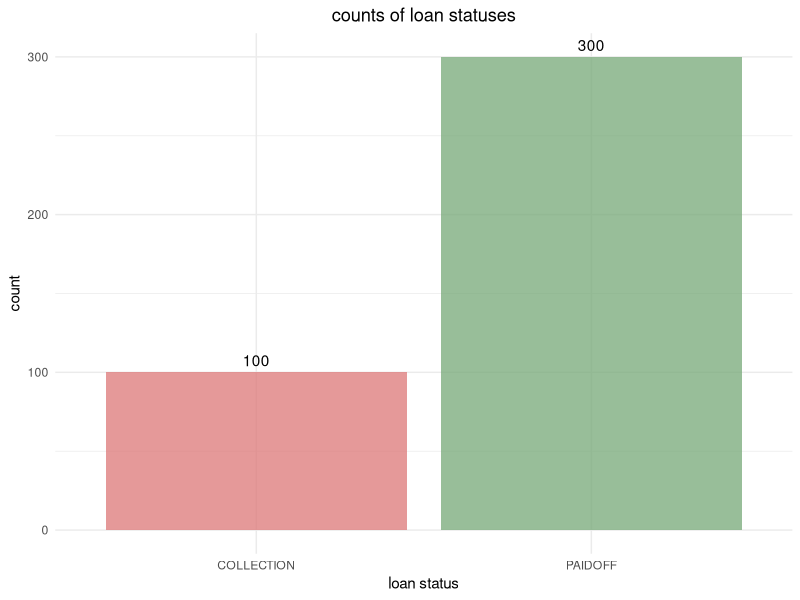
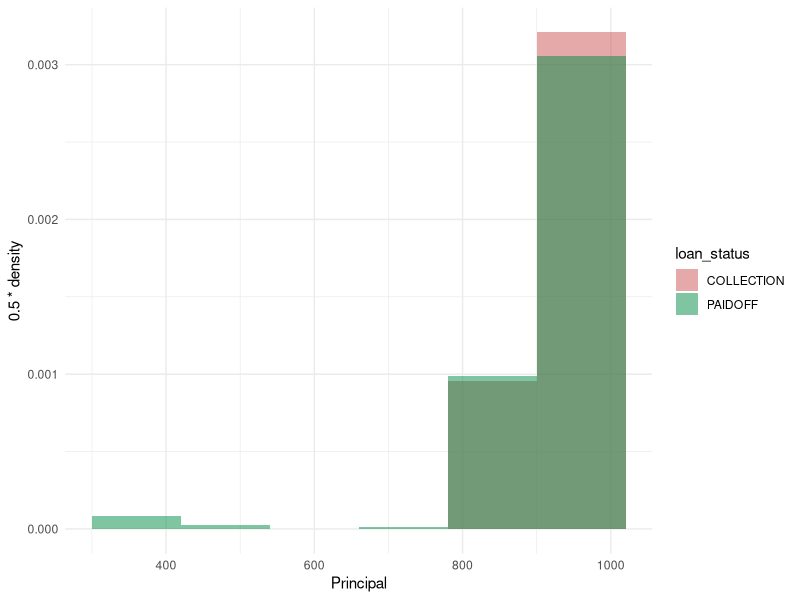
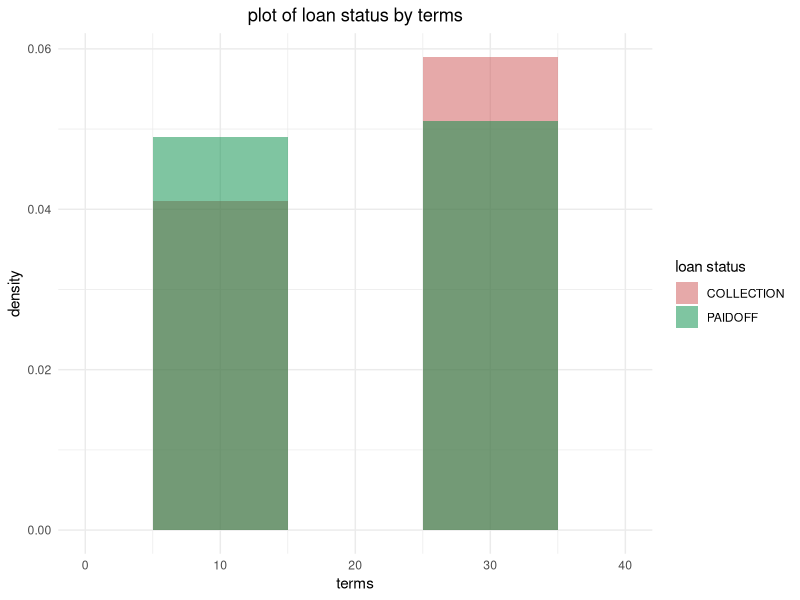
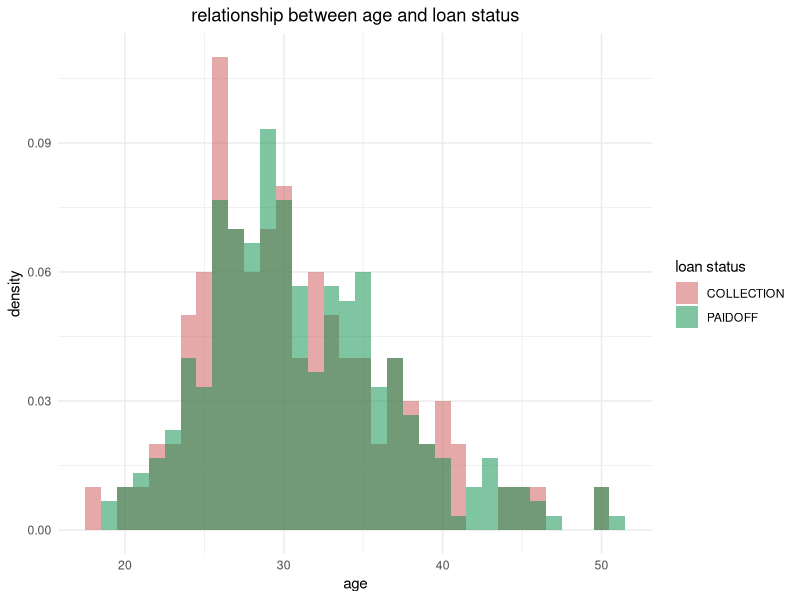
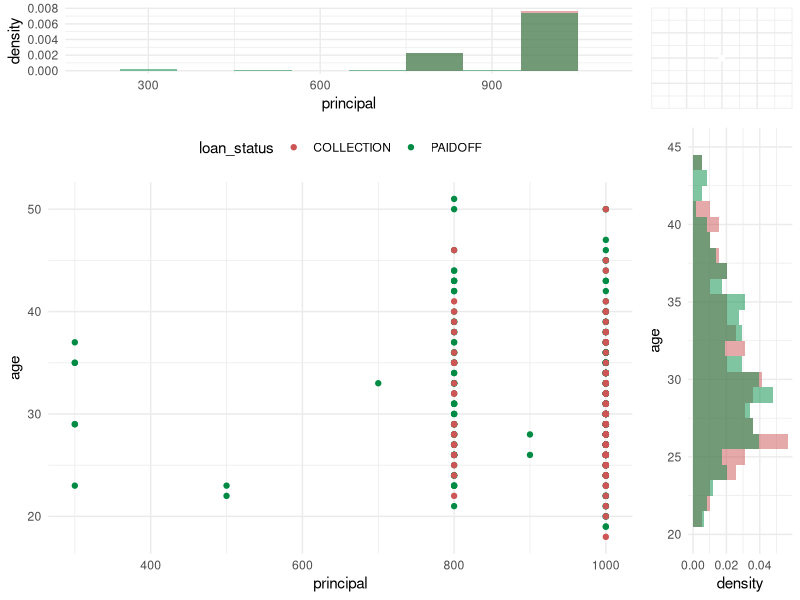
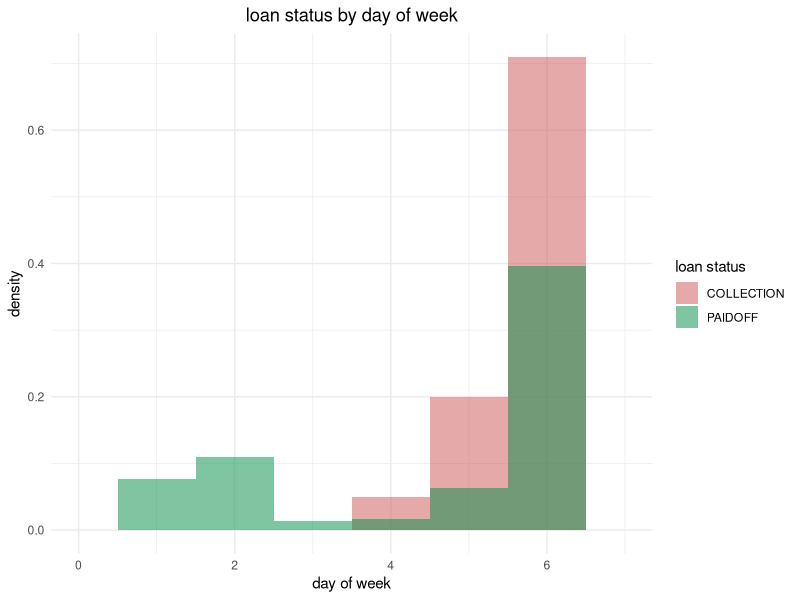
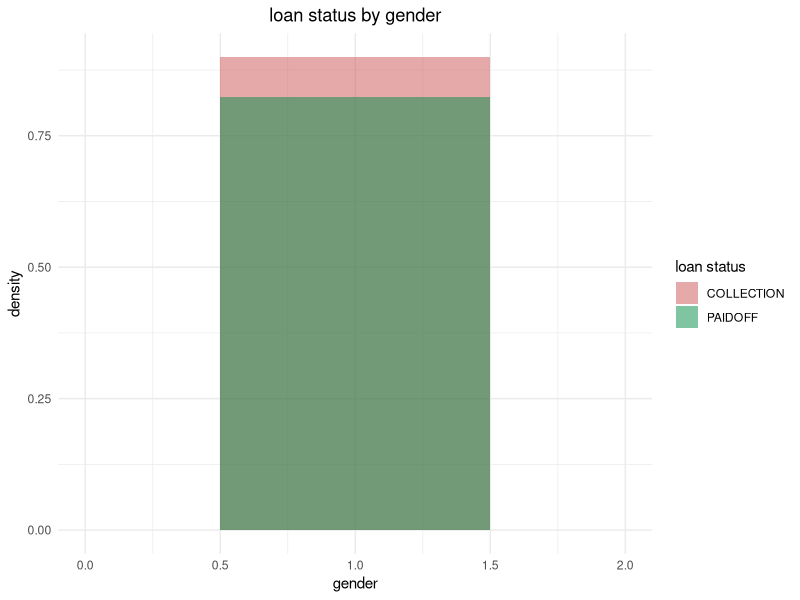

Source code (R) for these figures, in order:
## ---- chunk 1
library(tidyverse)
library(class)
library(VGAM)
library(gridExtra)
theme_set(theme_minimal())
options(scipen = 999)
## ---- chunk 2
df = read_csv("loan_data.csv", col_types = cols())
head(df)
## ---- chunk 3
df |>
  count(loan_status) |>
  ggplot(aes(loan_status, n)) +
  geom_col(aes(fill = loan_status), alpha = 0.75) +
  geom_text(aes(label = n), vjust = -0.5) +
  scale_fill_manual(values = c("#DC7777", "#76A877")) +
  labs(x = "loan status", y = "count",
       title = "counts of loan statuses") +
  theme(plot.title = element_text(hjust = 0.5),
        legend.position = "none")
## ---- chunk 4
df |>
  ggplot(aes(Principal)) +
  geom_histogram(aes(fill = loan_status, y = 0.5 * ..density..),
                 binwidth = 120, alpha = 0.5, position = "identity") +
  scale_fill_manual(values = c("indianred3", "springgreen4"))
  labs(x = "principal", y = "density", fill = "loan status",
       title = "histogram of principal by loan status") +
  theme(plot.title = element_text(hjust = 0.5))
## ---- chunk 5
df |>
  ggplot(aes(terms)) +
  geom_histogram(aes(fill = loan_status, y = 1 * ..density..),
                 binwidth = 10, alpha = 0.5, position = "identity") +
  scale_fill_manual(values = c("indianred3", "springgreen4")) +
  scale_x_continuous(limits = c(0, 40)) +
  labs(x = "terms", y = "density", fill = "loan status",
       title = "plot of loan status by terms") +
  theme(plot.title = element_text(hjust = 0.5))
## ---- chunk 6
df |>
  ggplot(aes(age)) +
  geom_histogram(aes(fill = loan_status, y = 1 * ..density..),
                 binwidth = 1, alpha = 0.5, position = "identity") +
  scale_fill_manual(values = c("indianred3", "springgreen4")) +
  labs(y = "density", fill = "loan status",
       title = "relationship between age and loan status") +
  theme(plot.title = element_text(hjust = 0.5))
## ---- chunk 7
hist_top = df |>
  ggplot(aes(Principal)) +
  geom_histogram(aes(fill = loan_status, y = 1 * ..density..),
                  binwidth = 100, alpha = 0.5, position = "identity") +
  scale_fill_manual(values = c("indianred3", "springgreen4")) +
  scale_x_continuous(limits = c(200, 1100)) +
  labs(x = "principal", y = "density") +
  theme(legend.position = "none")

empty = ggplot() +
  geom_point(aes(1, 1), col = "white") +
  theme(axis.ticks = element_blank(), 
        panel.background = element_blank(),
        axis.text.x = element_blank(),
        axis.text.y = element_blank(),
        axis.title.x = element_blank(),
        axis.title.y = element_blank())

scatter = df |>
  ggplot(aes(Principal, age)) +
  geom_point(aes(col = loan_status, fill = loan_status)) +
  scale_color_manual(values = c("indianred3", "springgreen4")) +
  theme(legend.position = "top") +
  labs(x = "principal", y = "age")

hist_right = df |>
  ggplot(aes(age)) +
  geom_histogram(aes(fill = loan_status, y = 0.5 * ..density..),
                 binwidth = 1, alpha = 0.5, position = "identity") +
  scale_x_continuous(limits = c(20, 45)) +
  scale_fill_manual(values = c("indianred3", "springgreen4")) +
  coord_flip() +
  theme(legend.position = "none") +
  labs(x = "age", y = "density")


grid.arrange(hist_top, empty, scatter, hist_right,
             ncol = 2, nrow = 2, widths = c(4, 1), heights = c(1, 4))
## ---- chunk 8
df |>
  ggplot(aes(dayofweek)) +
  geom_histogram(aes(fill = loan_status, y = 1 * ..density..),
                 binwidth = 1, alpha = 0.5, position = "identity") +
  scale_x_continuous(limits = c(0, 7)) +
  scale_fill_manual(values = c("indianred3", "springgreen4")) +
  labs(x = "day of week", y = "density", fill = "loan status",
       title = "loan status by day of week") +
  theme(plot.title = element_text(hjust = 0.5))
## ---- chunk 9
namevector = c("Weekend")
df[, namevector] = 0
df$Weekend[df$dayofweek > 3] = 1
head(select(df, dayofweek, Weekend))
## ---- chunk 10
namevector = c("Gender01")
df[, namevector] = 0
df$Gender01[df$Gender == "male"] = 1
head(select(df, Gender, Gender01))
## ---- chunk 11
table(df$Gender01, df$loan_status)
## ---- chunk 12
df |>
  ggplot(aes(Gender01)) +
  geom_histogram(aes(fill = loan_status, y = 1 * ..density..),
                 binwidth = 1, alpha = 0.5, position = "identity") +
  scale_x_continuous(limits = c(0, 2)) +
  scale_fill_manual(values = c("indianred3", "springgreen4")) +
  labs(x = "gender", y = "density", fill = "loan status",
       title = "loan status by gender") +
  theme(plot.title = element_text(hjust = 0.5))
## ---- chunk 13
df = df |>
  mutate(educationBechalor = ifelse(education == "Bechalor", 1, 0),
         educationcollege = ifelse(education == "college", 1, 0),
         `educationHigh School or Below` = ifelse(education == "High School or Below", 1, 0),
         `educationMaster or Above` = ifelse(education == "Master or Above", 1, 0))

df |>
  select(14:17) |>
  head()
## ---- chunk 14
Columns = c("Principal", "terms", "age", "educationBechalor", "educationcollege",
            "educationHigh School or Below", "educationMaster or Above", "Weekend", "Gender01")

Data = df[Columns]
head(Data)
## ---- chunk 15
NewColumn = c("Class")
Data[, NewColumn] = 0
Data$Class[df$loan_status == "PAIDOFF"] = 1
sample_n(select(Data, Class), 10)
## ---- chunk 16
Data[Columns] = scale(Data[Columns])
head(Data[Columns])
## ---- chunk 17
set.seed(123)
testindex = sample.int(nrow(Data))[1:floor(0.1 * nrow(Data))]
TestData = Data[testindex, ]
TrainData = Data[-testindex, ]
paste0(nrow(TrainData), " observations in training data; ",
       nrow(TestData), " observations in testing data")
## ---- chunk 18
model = glm(Class ~ ., family = binomial(link = "logit"), data = TrainData, control = list(maxit = 50))
summary(model)
## ---- chunk 19
fitted.results = predict(model, newdata = TestData, type = "response")
yhat = ifelse(fitted.results > 0.5, 1, 0)
yhat[1:5]
## ---- chunk 20
y = TestData[, c("Class")]
y[1:4, ]
## ---- chunk 21
mean(yhat == y)
